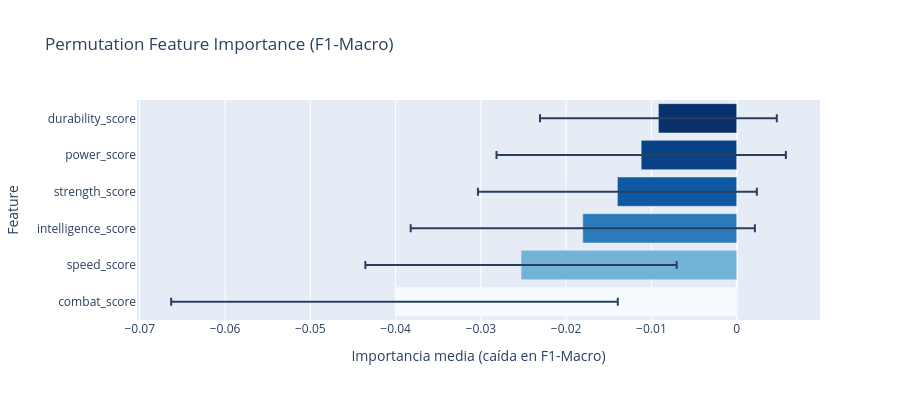

The notebook cell saved with this chart:
### Markdown cell above
---

### 4.1.2 Implementación [0.2 Puntos]

**To-do:**
- [ ] Calcular `permutation_importance` con `n_repeats=30` y `scoring="f1_macro"`.
- [ ] Graficar un boxplot horizontal con plotly (`px.bar` con `orientation='h'`) con la importancia y varianza de cada feature.

### Code cell
import plotly.express as px
from sklearn.inspection import permutation_importance

# Calcular pfi
pfi_result = permutation_importance(
    lgbm_interp, X_test_num, y_test, n_repeats=30, random_state=RANDOM_STATE, scoring="f1_macro"
)

# Importancias y desviacion estandar
pfi_df = pd.DataFrame(
    {
        "feature": NUMERICAL_FEATURES,
        "importance_mean": pfi_result.importances_mean,
        "importance_std": pfi_result.importances_std,
    }
).sort_values("importance_mean", ascending=True)

# Graficar barplot horizontal
fig = px.bar(
    pfi_df,
    x="importance_mean",
    y="feature",
    orientation="h",
    error_x="importance_std",
    title="Permutation Feature Importance (F1-Macro)",
    labels={"importance_mean": "Importancia media (caída en F1-Macro)", "feature": "Feature"},
    color="importance_mean",
    color_continuous_scale="Blues",
)
fig.update_layout(coloraxis_showscale=False, height=400)
fig.show()

### Figure 1 — Plotly figure (JSON) as saved in the notebook; plotly's stock layout.template omitted (floating-point values rounded to 4 significant figures)
{"data": [{"error_x": {"array": [0.02619, 0.01825, 0.02018, 0.01635, 0.01697, 0.01388]}, "hovertemplate": "Importancia media (caída en F1-Macro)=%{marker.color}<br>Feature=%{y}<extra></extra>", "legendgroup": "", "marker": {"color": [-0.04013, -0.02529, -0.01805, -0.01399, -0.0112, -0.009182], "coloraxis": "coloraxis", "pattern": {"shape": ""}}, "name": "", "orientation": "h", "showlegend": false, "textposition": "auto", "type": "bar", "x": [-0.04013, -0.02529, -0.01805, -0.01399, -0.0112, -0.009182], "xaxis": "x", "y": ["combat_score", "speed_score", "intelligence_score", "strength_score", "power_score", "durability_score"], "yaxis": "y"}], "layout": {"barmode": "relative", "coloraxis": {"colorbar": {"title": {"text": "Importancia media (caída en F1-Macro)"}}, "colorscale": [[0, "rgb(247,251,255)"], [0.125, "rgb(222,235,247)"], [0.25, "rgb(198,219,239)"], [0.375, "rgb(158,202,225)"], [0.5, "rgb(107,174,214)"], [0.625, "rgb(66,146,198)"], [0.75, "rgb(33,113,181)"], [0.875, "rgb(8,81,156)"], [1, "rgb(8,48,107)"]], "showscale": false}, "height": 400, "legend": {"tracegroupgap": 0}, "title": {"text": "Permutation Feature Importance (F1-Macro)"}, "xaxis": {"anchor": "y", "domain": [0, 1], "title": {"text": "Importancia media (caída en F1-Macro)"}}, "yaxis": {"anchor": "x", "domain": [0, 1], "title": {"text": "Feature"}}}}
